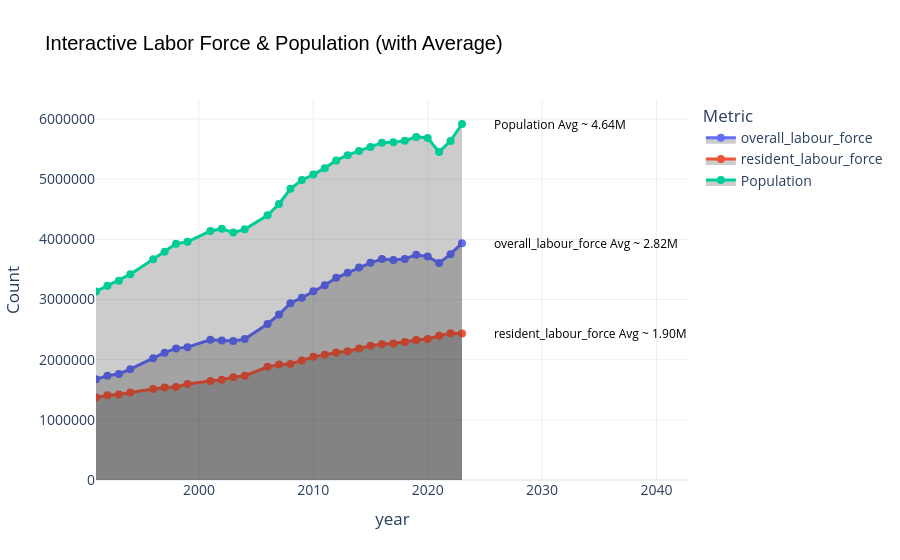

Here is the notebook cell this chart was saved with:
### Markdown cell above
<p>We will proceed with plotting out the Line Plot using Plotly for a Interactive Visualisation. This is done as Plotly allows for a interactive graph to be generated which allows us to view individual data points and their exact values. The graph will be plotted in the cell below.</p>

### Code cell
# ---------- Plotting Of Line Graph ----------- #
fig = px.line(
    df_melted, 
    x="year", 
    y="Count", 
    color="Metric",
    title="Interactive Labor Force & Population (with Average)",
    markers=True
)

# ---------- Increase Line And Marker Size ---------- #
fig.update_traces(
    line=dict(width=3), 
    marker=dict(size=8)
)

# ---------- Plotly Styles And Layout ---------- #
fig.update_layout(
    template="plotly_white",
    font=dict(size=14),
    title_font=dict(size=20, family='Arial', color='black'),
    legend_title_text="Metric",
    legend=dict(
        x=1.02, y=1,
        xanchor='left', yanchor='top'
    ),
    hovermode='x unified'
)

# ----------- Formatting Numerical Values ---------- #
fig.update_yaxes(tickformat=",.1fM")

# ----------- Highlighting Area Under Line Plot ----------- #
def rgb_to_rgba(rgb_str, alpha=0.2):
    try:
        nums = rgb_str.strip().replace('rgb(', '').replace(')', '').split(',')
        r, g, b = map(int, nums)
        return f'rgba({r},{g},{b},{alpha})'
    except:
        return f'rgba(0,0,0,{alpha})'

for trace in fig.data:
    color_str = trace.line.color
    if color_str and "rgb" in color_str:
        fill_color = rgb_to_rgba(color_str, alpha=0.2)
    else:
        fill_color = 'rgba(0,0,0,0.2)'
    trace.update(fill='tozeroy', fillcolor=fill_color)

# ---------- Area Average Computation ---------- #
unique_metrics = df_melted['Metric'].unique()

for metric in unique_metrics:
    subset = df_melted[df_melted["Metric"] == metric].copy()
    subset = subset.sort_values("year")
    
    # Trapezoidal Rule For Integral #
    integral_value = np.trapz(subset["Count"], subset["year"])
    
    # Computing Timespam #
    x_min = subset["year"].min()
    x_max = subset["year"].max()
    time_span = x_max - x_min
    
    # Computing Average #
    if time_span > 0:
        avg_count = integral_value / time_span
    else:
        avg_count = subset["Count"].mean()
    
    # Placing Annotation #
    final_x = subset["year"].iloc[-1]
    final_y = subset["Count"].iloc[-1]
    fig.add_annotation(
        x=final_x,
        y=final_y,
        text=f"{metric}\nAvg ~ {avg_count/1e6:.2f}M",
        xshift=30,
        xanchor='left',
        yanchor='middle',
        showarrow=False,
        font=dict(size=12, color='black')
    )

# ----------- Displaying of Plot ----------- #
fig.show()

### Figure 1 — Plotly figure (JSON) as saved in the notebook; plotly's stock layout.template omitted (floating-point values rounded to 4 significant figures)
{"data": [{"fill": "tozeroy", "fillcolor": "rgba(0, 0, 0, 0.2)", "hovertemplate": "Metric=overall_labour_force<br>year=%{x}<br>Count=%{y}<extra></extra>", "legendgroup": "overall_labour_force", "line": {"color": "#636efa", "dash": "solid", "width": 3}, "marker": {"size": 8, "symbol": "circle"}, "mode": "lines+markers", "name": "overall_labour_force", "orientation": "v", "showlegend": true, "type": "scatter", "x": [1991, 1992, 1993, 1994, 1996, 1997, 1998, 1999, 2001, 2002, 2003, 2004, 2006, 2007, 2008, 2009, 2010, 2011, 2012, 2013, 2014, 2015, 2016, 2017, 2018, 2019, 2020, 2021, 2022, 2023], "xaxis": "x", "y": [1673700, 1733600, 1762700, 1842200, 2024900, 2116000, 2187900, 2208700, 2330500, 2320600, 2312300, 2341900, 2594100, 2750500, 2939900, 3030000, 3135900, 3237100, 3361800, 3443700, 3530800, 3610600, 3672800, 3657000, 3675600, 3742500, 3713900, 3607600, 3754200, 3936300], "yaxis": "y"}, {"fill": "tozeroy", "fillcolor": "rgba(0, 0, 0, 0.2)", "hovertemplate": "Metric=resident_labour_force<br>year=%{x}<br>Count=%{y}<extra></extra>", "legendgroup": "resident_labour_force", "line": {"color": "#EF553B", "dash": "solid", "width": 3}, "marker": {"size": 8, "symbol": "circle"}, "mode": "lines+markers", "name": "resident_labour_force", "orientation": "v", "showlegend": true, "type": "scatter", "x": [1991, 1992, 1993, 1994, 1996, 1997, 1998, 1999, 2001, 2002, 2003, 2004, 2006, 2007, 2008, 2009, 2010, 2011, 2012, 2013, 2014, 2015, 2016, 2017, 2018, 2019, 2020, 2021, 2022, 2023], "xaxis": "x", "y": [1372900, 1409900, 1421700, 1456100, 1511500, 1538300, 1546500, 1595900, 1644300, 1667900, 1706400, 1733400, 1880800, 1918100, 1928300, 1985700, 2047300, 2080100, 2119600, 2138800, 2185200, 2232300, 2257600, 2269700, 2292700, 2328500, 2345500, 2397800, 2438000, 2436200], "yaxis": "y"}, {"fill": "tozeroy", "fillcolor": "rgba(0, 0, 0, 0.2)", "hovertemplate": "Metric=Population<br>year=%{x}<br>Count=%{y}<extra></extra>", "legendgroup": "Population", "line": {"color": "#00cc96", "dash": "solid", "width": 3}, "marker": {"size": 8, "symbol": "circle"}, "mode": "lines+markers", "name": "Population", "orientation": "v", "showlegend": true, "type": "scatter", "x": [1991, 1992, 1993, 1994, 1996, 1997, 1998, 1999, 2001, 2002, 2003, 2004, 2006, 2007, 2008, 2009, 2010, 2011, 2012, 2013, 2014, 2015, 2016, 2017, 2018, 2019, 2020, 2021, 2022, 2023], "xaxis": "x", "y": [3135083, 3230698, 3313471, 3419048, 3670704, 3796038, 3927213, 3958723, 4138012, 4175950, 4114826, 4166664, 4401365, 4588599, 4839396, 4987573, 5076732, 5183688, 5312437, 5399162, 5469724, 5535002, 5607283, 5612253, 5638676, 5703569, 5685807, 5453566, 5637022, 5917648], "yaxis": "y"}], "layout": {"annotations": [{"font": {"color": "black", "size": 12}, "showarrow": false, "text": "overall_labour_force\nAvg ~ 2.82M", "x": 2023, "xanchor": "left", "xshift": 30, "y": 3936300, "yanchor": "middle"}, {"font": {"color": "black", "size": 12}, "showarrow": false, "text": "resident_labour_force\nAvg ~ 1.90M", "x": 2023, "xanchor": "left", "xshift": 30, "y": 2436200, "yanchor": "middle"}, {"font": {"color": "black", "size": 12}, "showarrow": false, "text": "Population\nAvg ~ 4.64M", "x": 2023, "xanchor": "left", "xshift": 30, "y": 5917648, "yanchor": "middle"}], "autosize": true, "font": {"size": 14}, "hovermode": "x unified", "legend": {"title": {"text": "Metric"}, "tracegroupgap": 0, "x": 1.02, "xanchor": "left", "y": 1, "yanchor": "top"}, "title": {"font": {"color": "black", "family": "Arial", "size": 20}, "text": "Interactive Labor Force & Population (with Average)"}, "xaxis": {"anchor": "y", "autorange": true, "domain": [0, 1], "range": [1991, 2038.0], "title": {"text": "year"}, "type": "linear"}, "yaxis": {"anchor": "x", "autorange": true, "domain": [0, 1], "range": [0, 6417000.0], "tickformat": ",.1fM", "title": {"text": "Count"}, "type": "linear"}}}
